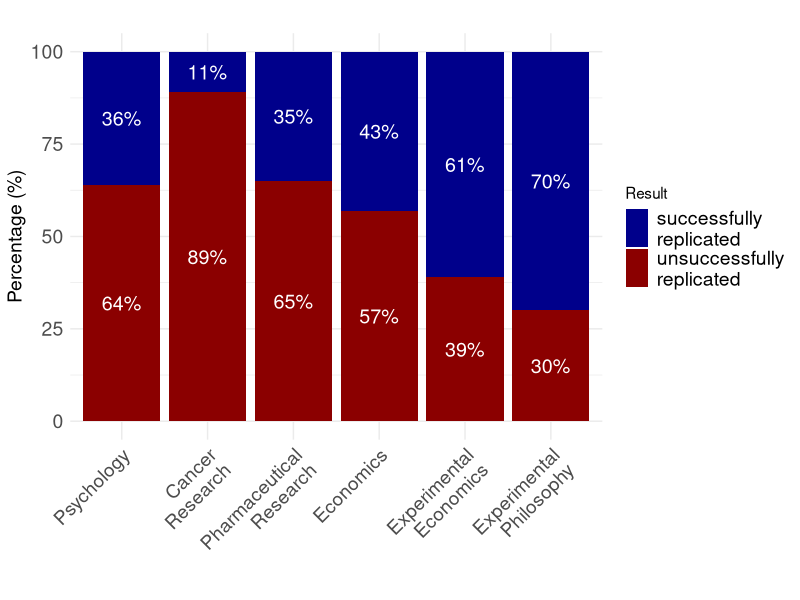

This chart was generated by the following R code:
## ---- chunk 1
library(ggplot2)
library(tidyverse)

# Sample data
df <- data.frame(Category = rep(c("Psychology", 
                                  "Cancer Research", 
                                  "Pharmaceutical Research",
                                  "Economics", 
                                  "Experimental Economics",
                                  "Experimental Philosophy"), 
                                each = 2),
                 Result = rep(c("successfully replicated",
                                "unsuccessfully replicated"), 
                              times = 6),
  Value = c(36, 64, 11, 89, 35, 65, 43, 57, 61, 39, 70, 30)
)

# Preserve order of bars on x-axis
df$Category <- factor(
  df$Category,
  levels = c("Psychology", 
             "Cancer Research", 
             "Pharmaceutical Research", 
             "Economics", 
             "Experimental Economics", 
             "Experimental Philosophy")
)

# Make stacking order explicit by setting factor levels for Series.
df$Series <- factor(df$Result, 
                    levels = c("successfully replicated",
                               "unsuccessfully replicated"))

# Plot
ggplot(df, aes(x = Category, y = Value, fill = Result)) +
  geom_bar(stat = "identity") +
  geom_text(aes(label = paste0(Value, "%")), # use position_stack(vjust = 0.5) to center a label inside each segment
            position = position_stack(vjust = 0.5),
            color = "white",
            size = 5) +
  labs(title = "",
       x = "",
       y = "Percentage (%)") +
  scale_fill_manual(values = c("successfully replicated" = "darkblue",
                               "unsuccessfully replicated" = "darkred"),
                    labels = function(x) str_wrap(x, width = 12)) + # wrap legend names
  theme_minimal() +
  scale_x_discrete(labels = function(x) str_wrap(x, width = 12)) + # to wrap text
  theme(axis.text.x = element_text(angle = 45, hjust = 1, size = 14),
        axis.text.y = element_text(size = 14),
        axis.title.x = element_text(size = 14),
        axis.title.y = element_text(size = 14),
        legend.text = element_text(size = 14))


